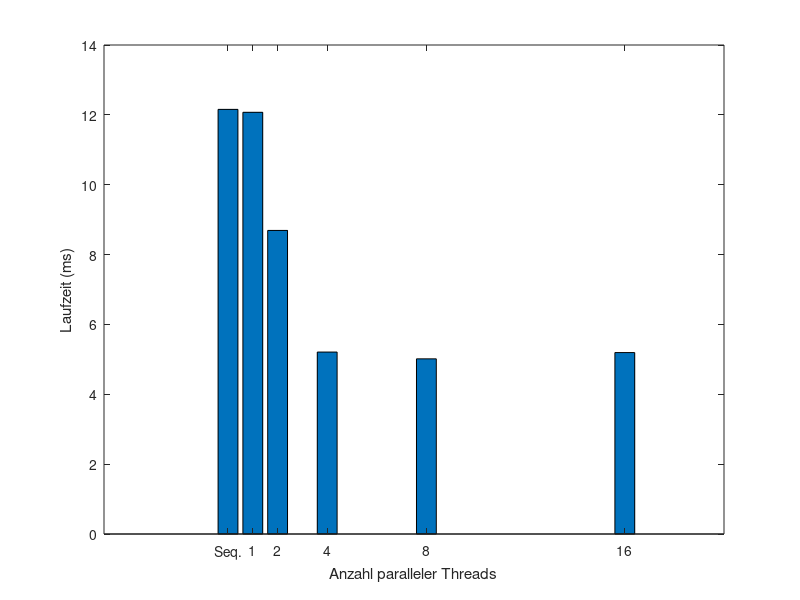
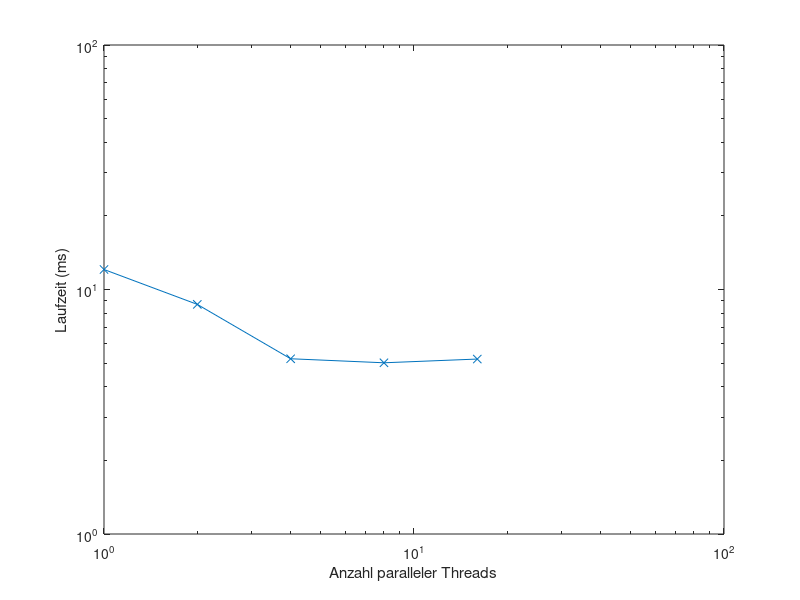

MATLAB code to generate these figures, in order:
%% Grafische Darstellungen für Aufgabe 3
laufzeiten = [0.0121569330; % sequentiell
    0.0120733980; % parallel (1 Thread)
    0.0086913200; % parallel (2 Threads)
    0.0052090220; % parallel (4 Threads)
    0.0050150550; % parallel (8 Threads)
    0.0051945020]; % parallel (16 Threads)

threads = [0,1,2,4,8,16];

% bar plot
figure(1);
bar(threads,laufzeiten*1000);
xticklabels({'Seq.','1','2','4','8','16'});
xlabel('Anzahl paralleler Threads');
ylabel('Laufzeit (ms)');

% logarithmisch
figure(2);
loglog(threads(2:end),laufzeiten(2:end)*1000,'-x');
xlabel('Anzahl paralleler Threads');
ylabel('Laufzeit (ms)');